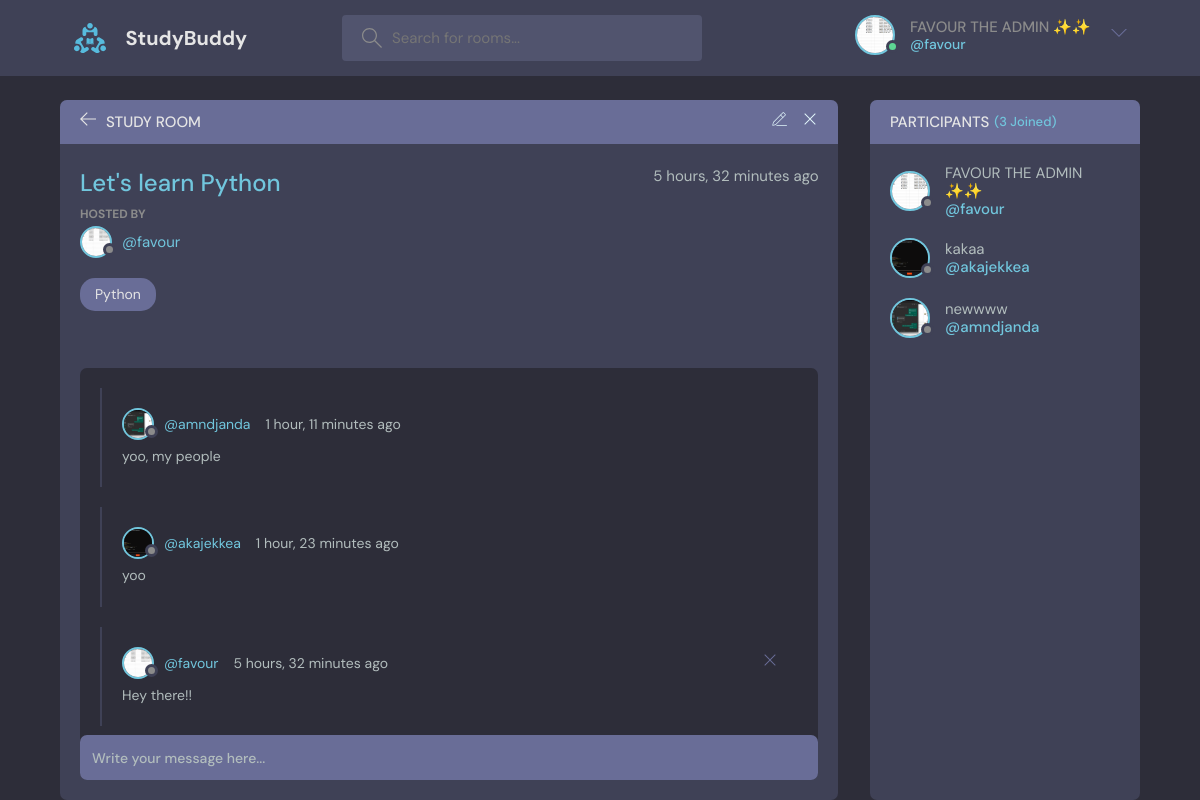
Screenshot of /room/2/ (signed in) with the database file from the repository.
### base/models.py (models this page shows, shortened)
class User(AbstractUser):
  name = models.CharField(max_length=200, null=True)
  email = models.EmailField(null=True, unique=True)
  bio = models.TextField(null=True)
  avatar = models.ImageField(null=True, default="avatar.svg")
  USERNAME_FIELD = 'email'
  REQUIRED_FIELDS = []

class Room(models.Model):
  host = models.ForeignKey(User, on_delete=models.SET_NULL, null=True)
  topic = models.ForeignKey(Topic, on_delete=models.SET_NULL, null=True)
  name = models.CharField(max_length=200)
  description = models.TextField(null=True, blank=True)
  participants = models.ManyToManyField(User, related_name="participants", blank=True)
  updated = models.DateTimeField(auto_now=True)
  created = models.DateTimeField(auto_now_add=True)
  class Meta:
    ordering = ['-updated', '-created']

class Topic(models.Model):
  name = models.CharField(max_length=200)
  def __str__(self):
    return self.name

class Message(models.Model):
  user = models.ForeignKey(User, on_delete=models.CASCADE)
  room = models.ForeignKey(Room, on_delete=models.CASCADE)
  body = models.TextField()
  updated = models.DateTimeField(auto_now=True)
  created = models.DateTimeField(auto_now_add=True)
  class Meta:
    ordering = ['-updated', '-created']

### base/views.py (the view, shortened to what this page needs)
# urls.py: path('room/<str:pk>/', views.room, name='room'),
def room(request, pk):
  room = Room.objects.get(id=pk)
  room_messages = room.message_set.all()
  participants = room.participants.all()
  context = {'room': room, 'room_messages': room_messages, 'participants': participants}
  return render(request, 'base/room.html', context)

### base/templates/base/room.html (shortened to what this page needs)
{% extends 'main.html' %} {% block content %}
<main class="profile-page layout layout--2">
  <div class="container">
    <div class="room">
      <div class="room__top">
        <div class="room__topLeft">
          <a href="{% url 'home' %}">
            <svg
              version="1.1"
              xmlns="http://www.w3.org/2000/svg"
              width="32"
              height="32"
              viewBox="0 0 32 32"
            >
              <title>arrow-left</title>
              <path
                d="M13.723 2.286l-13.723 13.714 13.719 13.714 1.616-1.611-10.96-10.96h27.625v-2.286h-27.625l10.965-10.965-1.616-1.607z"
              ></path>
            </svg>
          </a>
          <h3>Study Room</h3>
        </div>
        {% if room.host == request.user %}
        <div class="room__topRight">
          <a href="{% url 'update-room' room.id %}">
          </a>
          <a href="{% url 'delete-room' room.id %}">
            <svg
              version="1.1"
              xmlns="http://www.w3.org/2000/svg"
              width="32"
              height="32"
              viewBox="0 0 32 32"
            >
              <title>remove</title>
              <path
                d="M27.314 6.019l-1.333-1.333-9.98 9.981-9.981-9.981-1.333 1.333 9.981 9.981-9.981 9.98 1.333 1.333 9.981-9.98 9.98 9.98 1.333-1.333-9.98-9.98 9.98-9.981z"
              ></path>
            </svg>
          </a>
        </div>
        {% endif %}
      </div>
      <div class="room__box scroll">
        <div class="room__header scroll">
          <div class="room__info">
            <h3>{{room.name}}</h3>
            <span>{{room.created|timesince}} ago</span>
          </div>
          <div class="room__hosted">
            <p>Hosted By</p>
            <a
              href="{% url 'user-profile' room.host.id %}"
              class="room__author"
            >
              <div class="avatar avatar--small">
                <img src="{{room.host.avatar.url}}" />
              </div>
              <span>@{{room.host.username}}</span>
            </a>
          </div>
          <span class="room__topics">{{room.topic}}</span>
        </div>
        <div class="room__conversation">
          <div class="threads scroll">
            {% for message in room_messages %}
            <div class="thread">
              <div class="thread__top">
                <div class="thread__author">
                  <a
                    href="{% url 'user-profile' message.user.id %}"
                    class="thread__authorInfo"
                  >
                    <div class="avatar avatar--small">
                      <img src="{{message.user.avatar.url}}" />
                    </div>
                    <span>@{{message.user.username}}</span>
                  </a>
                  <span class="thread__date"
                    >{{message.created|timesince}} ago</span
                  >
                </div>
                {% if request.user == message.user %}
                <a href="{% url 'delete-message' message.id %}">
                  <div class="thread__delete">
                    <svg
                      version="1.1"
                      xmlns="http://www.w3.org/2000/svg"
                      width="32"
                      height="32"
                      viewBox="0 0 32 32"
                    >
                      <title>remove</title>
                      <path
                        d="M27.314 6.019l-1.333-1.333-9.98 9.981-9.981-9.981-1.333 1.333 9.981 9.981-9.981 9.98 1.333 1.333 9.981-9.98 9.98 9.98 1.333-1.333-9.98-9.98 9.98-9.981z"
                      ></path>
                    </svg>
                  </div>
                </a>
                {% endif %}
              </div>
              <div class="thread__details">{{message.body}}</div>
            </div>
            {% endfor %}
          </div>
        </div>
      </div>
      <div class="room__message">
        <form action="" method="POST">
          <input name="body" placeholder="Write your message here..." />
        </form>
      </div>
    </div>
    <div class="participants">
      <h3 class="participants__top">
        Participants <span>({{participants.count}} Joined)</span>
      </h3>
      <div class="participants__list scroll">
        {% for user in participants %}
        <a href="{%  url 'user-profile' user.id %}" class="participant">
          <div class="avatar avatar--medium">
            <img src="{{user.avatar.url}}" />
          </div>
          <p>
            {{user.name}}
            <span>@{{user.username}}</span>
          </p>
        </a>
        {% endfor %}
      </div>
    </div>
  </div>
</main>
{% endblock content %}

### templates/navbar.html (shortened to what this page needs)
{% load static %}
<header class="header header--loggedIn">
  <div class="container">
    <a href="{% url 'home' %}" class="header__logo">
      <img src="{% static 'images/logo.svg' %}" />
      <h1>StudyBuddy</h1>
    </a>
    <form class="header__search" action="{% url 'home' %}" method="GET">
      <label>
        <input type="text" name="q" placeholder="Search for rooms..." />
      </label>
    </form>
    <nav class="header__menu">
      {% if request.user.is_authenticated %}
      <div class="header__user">
        <a href="{% url 'user-profile' user.id %}">
          <div class="avatar avatar--medium active">
            <img src="{{request.user.avatar.url}}" />
          </div>
          <p>{{user.name}}<span>@{{request.user.username}}</span></p>
        </a>
        <button class="dropdown-button">
          <svg
            version="1.1"
            xmlns="http://www.w3.org/2000/svg"
            width="32"
            height="32"
            viewBox="0 0 32 32"
          >
            <title>chevron-down</title>
            <path d="M16 21l-13-13h-3l16 16 16-16h-3l-13 13z"></path>
          </svg>
        </button>
      </div>
      {% else %}
      <a href="{% url 'signin' %}">
        <img src="{% static 'images/avatar.svg' %}" />
        <p>Sign in</p>
      </a>
      {% endif %}
    </nav>
  </div>
</header>

### rows the page displays
User: user.avatar (picture), name "FAVOUR THE ADMIN ✨✨", user.username "favour", avatar (picture), username "favour"
Room: name "Let's learn Python", created "5 hours, 32 minutes", host.avatar (picture), host.username "favour", topic "Python"
Message: user.avatar (picture), user.username "amndjanda", created "1 hour, 11 minutes", body "yoo, my people"
Message: user.avatar (picture), user.username "akajekkea", created "1 hour, 23 minutes", body "yoo"
Message: user.avatar (picture), user.username "favour", created "5 hours, 32 minutes", body "Hey there!!"
User: avatar (picture), name "kakaa", username "akajekkea"
User: avatar (picture), name "newwww", username "amndjanda"

### other values shown
{{ participants.count }} "3"
